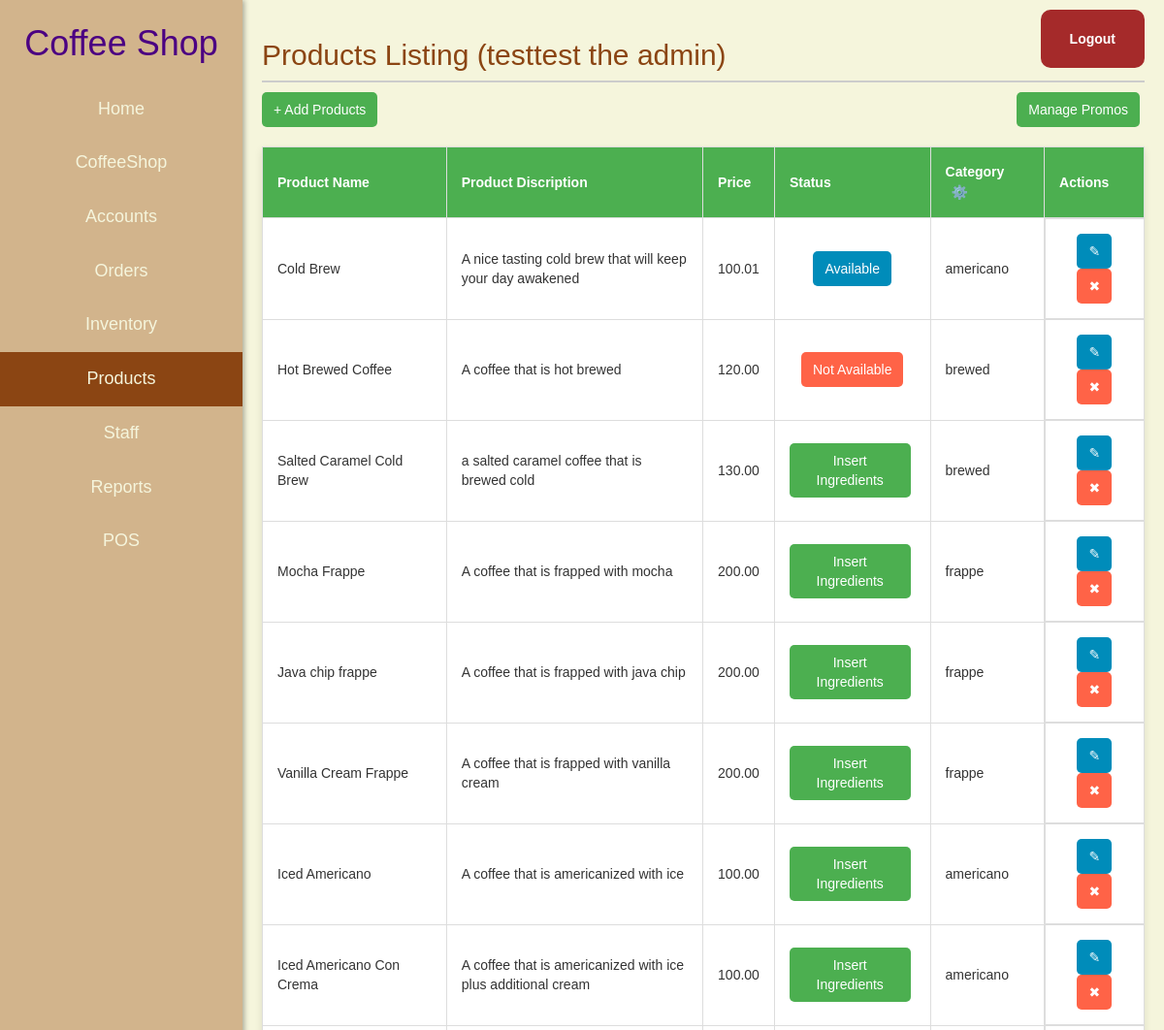
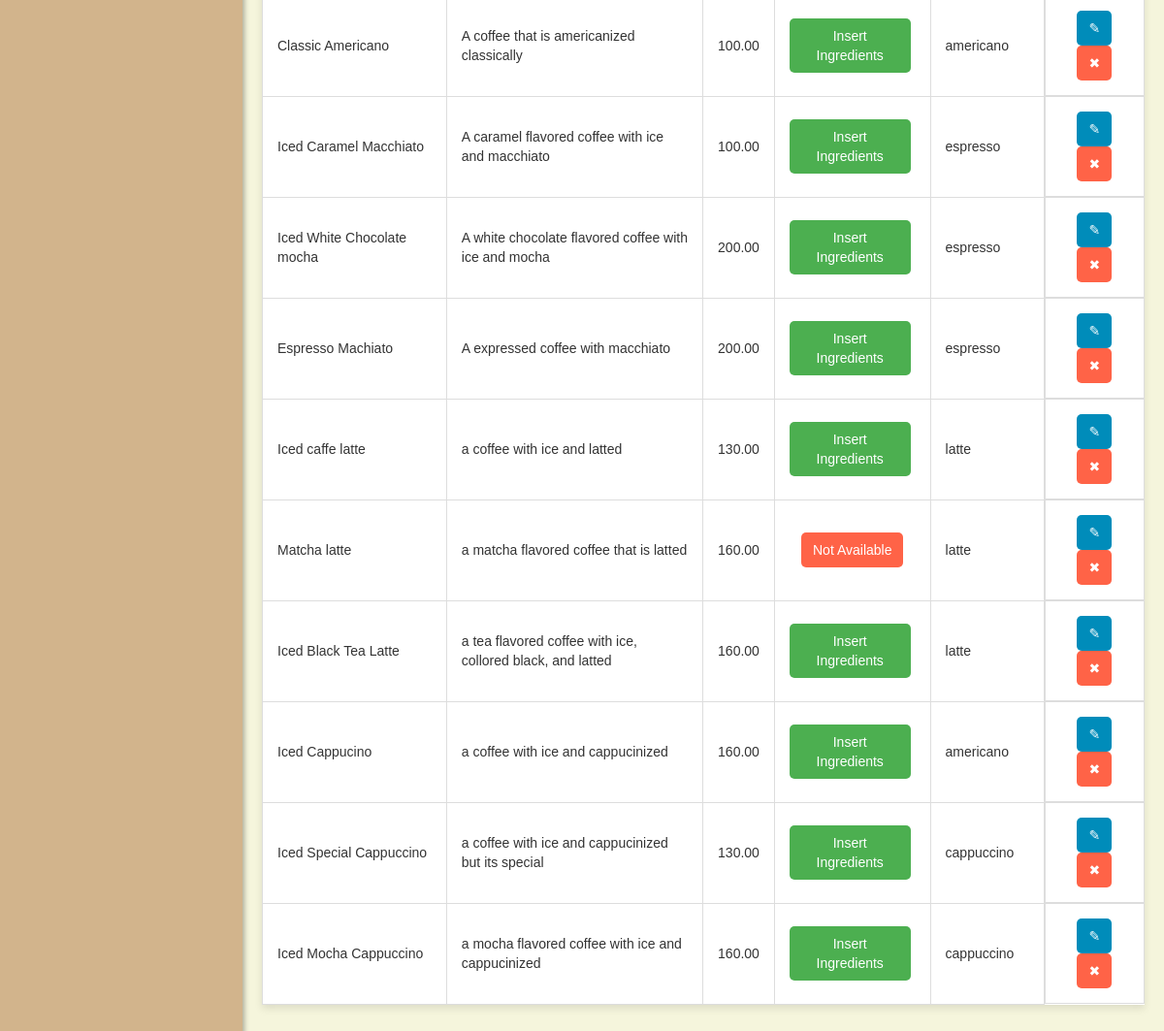
The app's page /Dashboard/Products.php (signed in) with its own data (2 pictures, top to bottom).
### tables this page shows
CREATE TABLE `tblproducts` (
  `product_id` int(11) NOT NULL,
  `product_name` varchar(255) NOT NULL,
  `product_description` text DEFAULT NULL,
  `price` decimal(10,2) NOT NULL,
  `status` varchar(20) DEFAULT NULL,
  `category` varchar(50) DEFAULT NULL
);

### public/Dashboard/Products.php (the view, shortened to what this page needs)
<?php
$servername = "127.0.0.1";
$user = "root";
$pass = "";
$dbname = "dbcoffee_shop";
try {
    $pdo = new PDO("mysql:host=$servername;dbname=$dbname", $user, $pass);
    $pdo->setAttribute(PDO::ATTR_ERRMODE, PDO::ERRMODE_EXCEPTION);
} catch (PDOException $e) {
    die("Database connection failed: " . $e->getMessage());
}
$sql = "SELECT * FROM tblproducts";
$statement = $pdo->prepare($sql);
$statement->execute();
$productsData = $statement->fetchAll(PDO::FETCH_ASSOC);
?>
<!DOCTYPE html>
<html lang="en">
<head>
    <link rel="stylesheet" href="https://maxcdn.bootstrapcdn.com/font-awesome/4.7.0/css/font-awesome.min.css">
    <link rel="stylesheet" href="https://maxcdn.bootstrapcdn.com/bootstrap/3.3.7/css/bootstrap.min.css">
    <link rel="stylesheet" href="dashboard.css" />
</head>
<body>
    <div class="dashboard">
        <div class="sidebar">
            <h1>Coffee Shop</h1>
            <ul>
                <li><a href="dashboard.php">Home</a></li>
                <li><a href="coffeeshop_info.php">CoffeeShop</a></li>
                <li><a href="accounts.php">Accounts</a></li>
                <li><a href="Orders.php">Orders</a></li>
                <li><a href="Inventory.php">Inventory</a></li>
                <li style="background-color: var(--primary-color);"><a href="Products.php">Products</a></li>
                <li><a href="Staff.php">Staff</a></li>
                <li><a href="Reports.php">Reports</a></li>
                <li><a href="../POS front-end/Main.php">POS</a></li>
            </ul>
        </div>
        <div class="top-right">
            <a href="logout.php" class="login-button">Logout</a>
        </div>
        <div class="content">
            <h2>Products Listing
                <?php echo " (" . $_SESSION['username'] . " the " . $_SESSION['position'] . ") " ?>
            </h2>
            <div style="display: flex; justify-content: space-between;">
                <button type="button" class="button add-button" id="addForm">+ Add
                    Products</button>
                <button type="button" class="button add-button" id="managePromosBtn" style="margin-left: auto;">Manage
                    Promos</button>
            </div>
            <div>
                <table>
                    <thead>
                        <tr>
                            <th>Product Name</th>
                            <th>Product Discription</th>
                            <th>Price</th>
                            <th>Status</th>
                            <th>Category<button type="button" id="categoryProduct" onclick="toggleForm()" style="background-color:transparent; border:none; padding:none;">⚙️</button>
                            </th>
                            <th>Actions</th>
                        </tr>
                    </thead>
                    <tbody>
                        <?php foreach ($productsData as $products) : ?>
                            <tr>
                                <td>
                                    <?= $products['product_name'] ?>
                                </td>
                                <td>
                                    <?= $products['product_description'] ?>
                                </td>
                                <td style="text-align:center;">
                                    <?= $products['price'] ?>
                                </td>
                                <?php if ($products['status'] == NULL) : ?>
                                    <td style="text-align:center;">
                                        <button type="button" class="button add-button" onclick="toggleIngredientForm('ingredientsForm<?= $products['product_id'] ?>')">Insert
                                            Ingredients</button>
                                    </td>
                                <?php else : ?>
                                    <td style="text-align:center;">
                                        <?php if ($products['status'] == "Available") : ?>
                                            <button type="button" class="button edit-button" onclick="toggleIngredientsList('ingredientsList<?= $products['product_id'] ?>')">
                                                <?= $products['status'] ?>
                                            </button>
                                        <?php else : ?>
                                            <button type="button" class="button delete-button" onclick="toggleIngredientsList('ingredientsList<?= $products['product_id'] ?>')">
                                                <?= $products['status'] ?>
                                            </button>
                                        <?php endif; ?>
                                    </td>
                                <?php endif; ?>
                                <td>
                                    <?= $products['category'] ?>
                                </td>
                                <td class="action-buttons" style="text-align:center;">
                                    <form method="post" action="" class="button-form">
                                        <button type="button" class="button edit-button" onclick="toggleEditFormy('editForm<?= $products['product_id'] ?>')">✎</button>
                                        <button type="submit" name="submit_delete" class="button delete-button">✖</button>
                                    </form>
                                </td>
                            </tr>
                        <?php endforeach; ?>
                    </tbody>
                </table>
            </div>
            <br><br>
        </div>
    </div>
</body>
</html>

### public/Dashboard/dashboard.css (style rules this page uses)
:root { --primary-color: #8B4513; --secondary-color: #D2B48C; --background-color: #F5F5DC; --text-color: #4B0082; --button-color: #A52A2A; }
body, html { margin: 0; padding: 0; font-family: Arial, sans-serif; height: 100%; background-color: var(--background-color); }
.dashboard { display: flex; height: 100%; }
.sidebar { width: 250px; background-color: var(--secondary-color); color: var(--text-color); padding: 5px 0; box-shadow: 2px 0 5px rgba(0, 0, 0, 0.3); position: fixed; height: 100%; top: 0; left: 0; overflow-y: auto; }
.sidebar h1 { text-align: center; margin-bottom: 20px; }
.sidebar ul { list-style-type: none; text-align: center; padding: 0; }
.sidebar ul li { margin: 0; }
.sidebar ul li a { display: flex; justify-content: center; align-items: center; padding: 15px; color: #F5F5DC; text-decoration: none; font-size: 18px; transition: 0.3s; }
.content { background-color: var(--background-color); margin-left: 250px; padding: 20px; width: calc(100% - 250px); }
.content h2 { color: var(--primary-color); border-bottom: 2px solid #ccc; padding-bottom: 10px; }
.top-right { position: absolute; top: 10px; right: 10px; }
.login-button { background-color: var(--button-color); color: white; padding: 20px 30px; margin-right: 10px; text-decoration: none; border-radius: 10px; font-weight: bold; transition: background-color 0.3s; display: inline-block; }

### public/Dashboard/Products.php (style rules this page uses)
body { font-family: Arial, sans-serif; background-color: #F5F5DC; }
table { width: 100%; margin: 20px auto; border-collapse: collapse; box-shadow: 0 4px 8px rgba(0, 0, 0, 0.1); background-color: #fff; color: #333; }
.button.add-button { background-color: #4CAF50; color: white; margin-right: 5px; }
.button.edit-button { background-color: #008CBA; color: white; }
.action-buttons { display: flex; }
.button-form { display: table-row; text-align: center; vertical-align: middle; }

### records on screen
tblproducts: product_name "Cold Brew", product_description "A nice tasting cold brew that will keep your day awakened", price "100.01", status "Available", category "americano"
tblproducts: product_name "Hot Brewed Coffee", product_description "A coffee that is hot brewed", price "120.00", status "Not Available", category "brewed"
tblproducts: product_name "Salted Caramel Cold Brew", product_description "a salted caramel coffee that is brewed cold", price "130.00", category "brewed"
tblproducts: product_name "Mocha Frappe", product_description "A coffee that is frapped with mocha", price "200.00", category "frappe"
tblproducts: product_name "Java chip frappe", product_description "A coffee that is frapped with java chip", price "200.00", category "frappe"
tblproducts: product_name "Vanilla Cream Frappe", product_description "A coffee that is frapped with vanilla cream", price "200.00", category "frappe"
tblproducts: product_name "Iced Americano", product_description "A coffee that is americanized with ice", price "100.00", category "americano"
tblproducts: product_name "Iced Americano Con Crema", product_description "A coffee that is americanized with ice plus additional cream", price "100.00", category "americano"
tblproducts: product_name "Classic Americano", product_description "A coffee that is americanized classically", price "100.00", category "americano"
tblproducts: product_name "Iced Caramel Macchiato", product_description "A caramel flavored coffee with ice and macchiato", price "100.00", category "espresso"
tblproducts: product_name "Iced White Chocolate mocha", product_description "A white chocolate flavored coffee with ice and mocha", price "200.00", category "espresso"
tblproducts: product_name "Espresso Machiato", product_description "A expressed coffee with macchiato", price "200.00", category "espresso"
tblproducts: product_name "Iced caffe latte", product_description "a coffee with ice and latted", price "130.00", category "latte"
tblproducts: product_name "Matcha latte", product_description "a matcha flavored coffee that is latted", price "160.00", status "Not Available", category "latte"
tblproducts: product_name "Iced Black Tea Latte", product_description "a tea flavored coffee with ice, collored black, and latted", price "160.00", category "latte"
tblproducts: product_name "Iced Cappucino", product_description "a coffee with ice and cappucinized", price "160.00", category "americano"
tblproducts: product_name "Iced Special Cappuccino", product_description "a coffee with ice and cappucinized but its special", price "130.00", category "cappuccino"
tblproducts: product_name "Iced Mocha Cappuccino", product_description "a mocha flavored coffee with ice and cappucinized", price "160.00", category "cappuccino"

### other values on screen
$_SESSION['username'] "testtest"
$_SESSION['position'] "admin"
